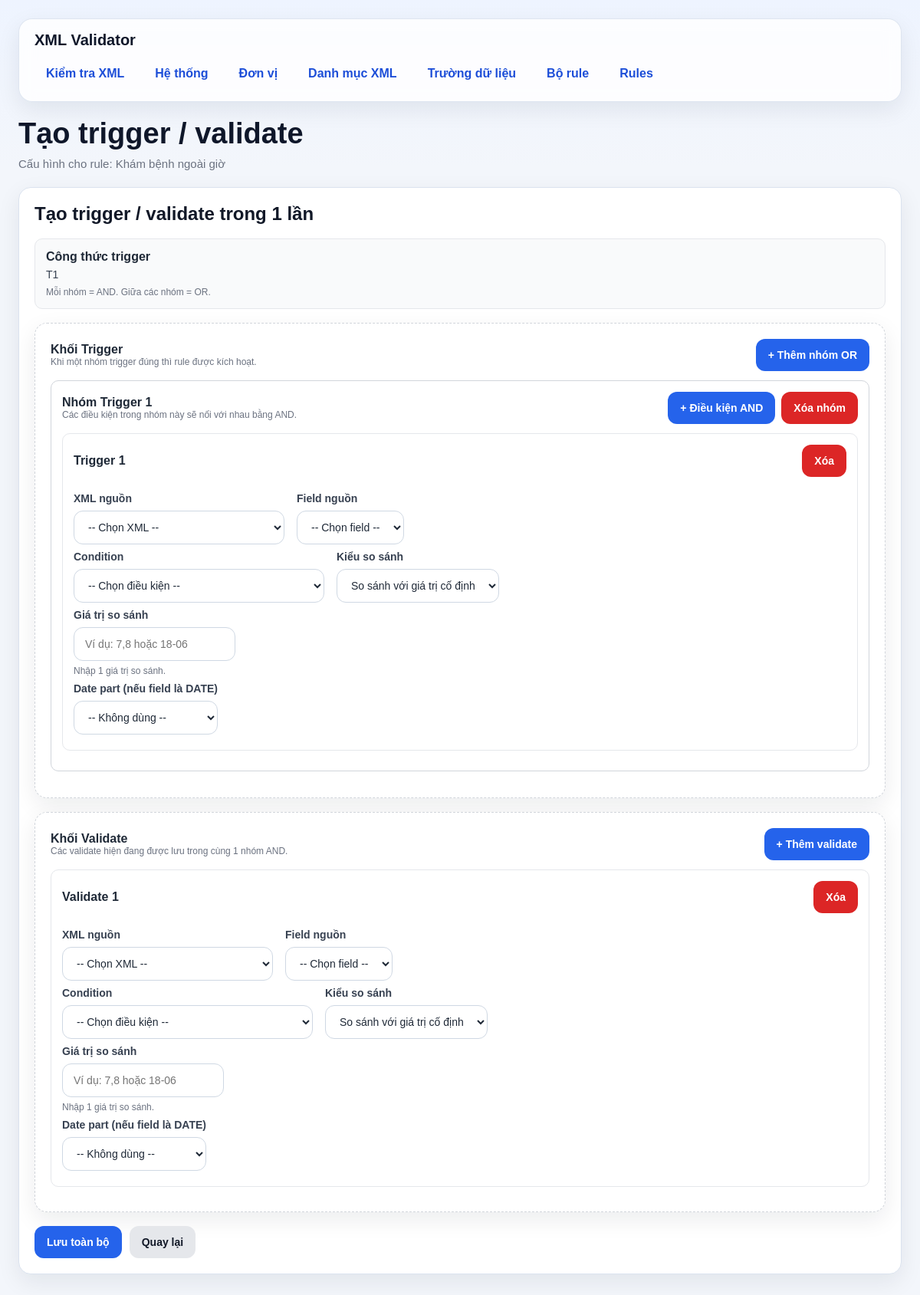
/rules/1/details/create, run on an earlier commit of the app's database.
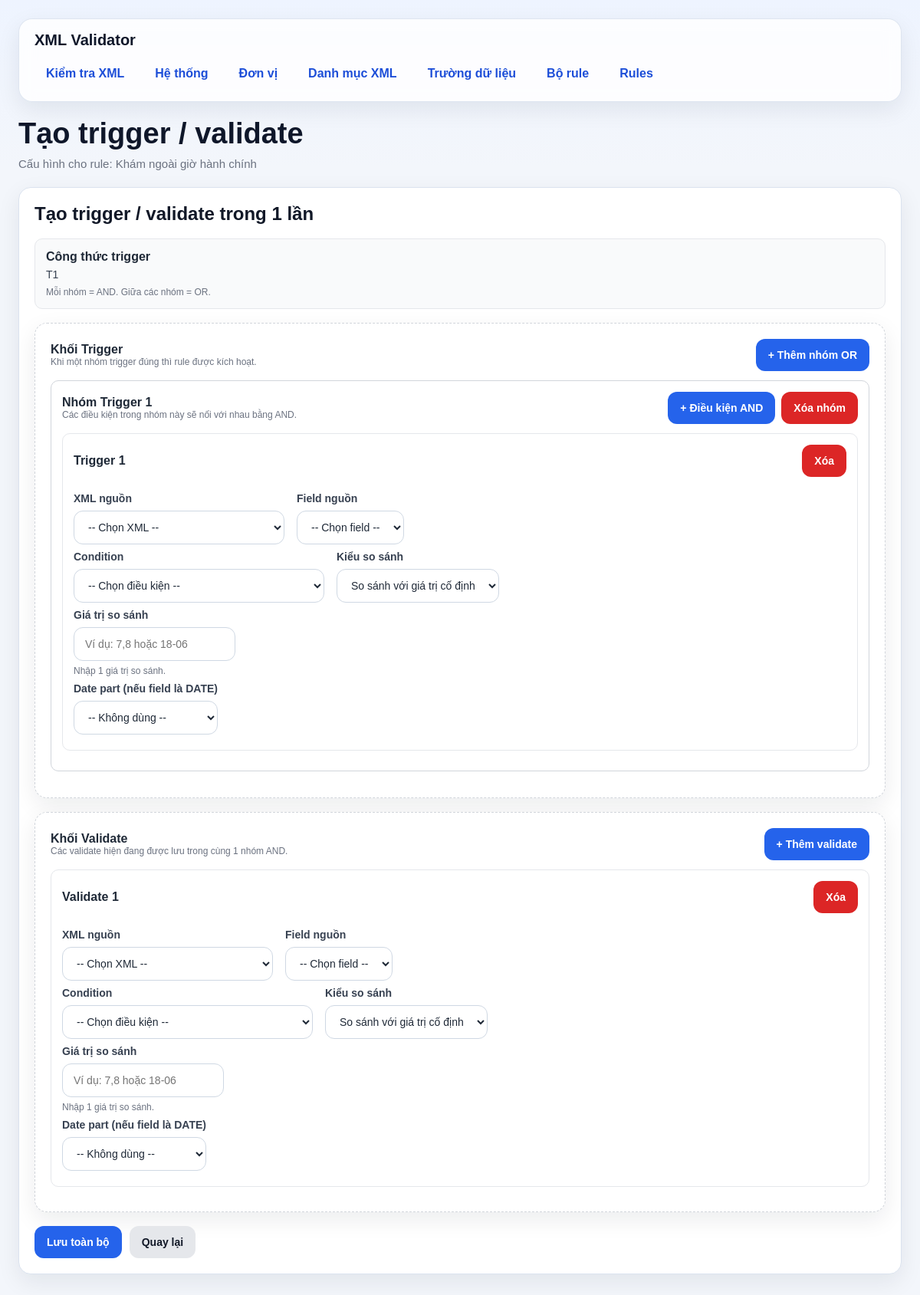
And on a later commit of the database.
### models/rule_model.py (models this page shows, shortened)
class Rule(db.Model):
    __tablename__ = "rule"
    id = db.Column(db.Integer, primary_key=True)
    bo_rule_id = db.Column(db.Integer, db.ForeignKey("bo_rule.id"), nullable=False)
    ten_rule = db.Column(db.String(255), nullable=False)
    thong_bao = db.Column(db.String(500), nullable=False)
    severity = db.Column(db.String(50), nullable=False, default="WARNING")
    is_active = db.Column(db.Boolean, nullable=False, default=True)
    bo_rule = db.relationship("BoRule", backref="rules")

### routes/rule_routes.py (the view, shortened to what this page needs)
@rule_bp.route("/<int:rule_id>/details/create", methods=["GET", "POST"])
def create_rule_detail(rule_id):
    rule = Rule.query.get_or_404(rule_id)
    xmls = DanhMucXml.query.order_by(DanhMucXml.id.asc()).all()
    conditions = DanhMucDieuKien.query.order_by(DanhMucDieuKien.id.asc()).all()
    error = None
    return render_template(
        "rule_detail_form.html",
        rule=rule,
        item=None,
        xmls=xmls,
        fields=[],
        compare_fields=[],
        conditions=conditions,
        selected_xml_id="",
        compare_xml_id="",
        error=error
    )

### templates/rule_detail_form.html (shortened to what the changed rows need)
{% extends "base.html" %}
{% block content %}
<div class="page-header">
    <h1 class="page-title">{% if item %}Sửa rule detail{% else %}Tạo trigger / validate{% endif %}</h1>
    <div class="page-subtitle">Cấu hình cho rule: {{ rule.ten_rule }}</div>
</div>
<div class="card">
    {% if item %}
    <h2 class="card-title">Sửa detail</h2>
    <form method="POST" id="single-detail-form">
        <div class="grid">
            <div class="col-4">
                <label>Role</label>
                <select name="condition_role" required>
                    <option value="TRIGGER" {% if item.condition_role=='TRIGGER' %}selected{% endif %}>TRIGGER</option>
                    <option value="VALIDATE" {% if item.condition_role=='VALIDATE' %}selected{% endif %}>VALIDATE</option>
                </select>
            </div>
            <div class="col-4">
                <label>Nhóm logic</label>
                <input type="text" name="group_no" value="{{ item.group_no if item.group_no else '1' }}" placeholder="1">
            </div>
            <div class="col-4">
                <label>Thứ tự</label>
                <input type="text" name="sort_order" value="{{ item.sort_order if item else '1' }}" placeholder="1">
            </div>
        </div>
        <div class="grid">
            <div class="col-6">
                <label>XML nguồn</label>
                <select name="xml_id" id="xml_id" required>
                    <option value="">-- Chọn XML --</option>
                    {% for x in xmls %}
                    <option value="{{ x.id }}" {% if selected_xml_id and selected_xml_id|int==x.id %}selected{% endif %}>
                        {{ x.ma_xml }} - {{ x.ten_xml }}
                    </option>
                    {% endfor %}
                </select>
            </div>
            <div class="col-6">
                <label>Field nguồn</label>
                <select name="field_id" id="field_id" required>
                    <option value="">-- Chọn field --</option>
                    {% for f in fields %}
                    <option
                        value="{{ f.id }}"
                        data-type="{{ f.data_type or '' }}"
                        {% if item.field_id==f.id %}selected{% endif %}>
                        {{ f.ten_truong }} | {{ f.xml_path }} {% if f.data_type %}({{ f.data_type }}){% endif %}
                    </option>
                    {% endfor %}
                </select>
            </div>
        </div>
        <div class="grid">
            <div class="col-6">
                <label>Condition</label>
                <select name="condition_id" id="condition_id" required>
                    {% for c in conditions %}
                    <option value="{{ c.id }}" {% if item.condition_id==c.id %}selected{% endif %}>
                        {{ c.ma_dieu_kien }} - {{ c.ten_dieu_kien }}
                    </option>
                    {% endfor %}
                </select>
            </div>
            <div class="col-6">
                <label>Kiểu so sánh</label>
                <select name="compare_mode" id="compare_mode">
                    <option value="VALUE" {% if item.compare_mode=='VALUE' %}selected{% endif %}>So sánh với giá trị cố định</option>
                    <option value="FIELD" {% if item.compare_mode=='FIELD' %}selected{% endif %}>So sánh với field khác</option>
                </select>
            </div>
        </div>
        <div class="grid" id="value_compare_group">
            <div class="col-12">
                <label>Giá trị so sánh</label>
                <input
                    type="text"
                    name="gia_tri"
                    id="gia_tri"
                    value="{{ item.gia_tri if item.gia_tri else '' }}"
                    placeholder="Ví dụ: 7,8 hoặc 18-06">
            </div>
        </div>
        <div id="field_compare_group">
            <div class="grid">
                <div class="col-6">
                    <label>XML so sánh</label>
                    <select name="compare_xml_id" id="compare_xml_id">
                        <option value="">-- Chọn XML so sánh --</option>
                        {% for x in xmls %}
                        <option value="{{ x.id }}" {% if compare_xml_id and compare_xml_id|int==x.id %}selected{% endif %}>
                            {{ x.ma_xml }} - {{ x.ten_xml }}
                        </option>
                        {% endfor %}
                    </select>
                </div>
                <div class="col-6">
                    <label>Field so sánh</label>
                    <select name="compare_field_id" id="compare_field_id">
                        <option value="">-- Chọn field so sánh --</option>
                        {% for f in compare_fields %}
                        <option
                            value="{{ f.id }}"
                            {% if item.compare_field_id==f.id %}selected{% endif %}>
                            {{ f.xml.ma_xml }} | {{ f.ten_truong }} | {{ f.xml_path }}
                        </option>
                        {% endfor %}
                    </select>
                </div>
            </div>
        </div>
        <div class="grid">
            <div class="col-12">
                <label>Date part (nếu field là DATE)</label>
                <select name="date_part" id="date_part">
                    <option value="">-- Không dùng --</option>
                    <option value="DAY_OF_WEEK" {% if item.date_part=="DAY_OF_WEEK" %}selected{% endif %}>Thứ trong tuần</option>
                    <option value="DAY" {% if item.date_part=="DAY" %}selected{% endif %}>Ngày</option>
                    <option value="MONTH" {% if item.date_part=="MONTH" %}selected{% endif %}>Tháng</option>
                    <option value="YEAR" {% if item.date_part=="YEAR" %}selected{% endif %}>Năm</option>
                    <option value="HOUR" {% if item.date_part=="HOUR" %}selected{% endif %}>Giờ</option>
                </select>
            </div>
        </div>
        <div class="actions">
            <button type="submit" class="btn btn-primary">Lưu</button>
            <a href="/rules/{{ rule.id }}/details" class="btn btn-secondary">Quay lại</a>
        </div>
    </form>
    <script>
    (function () {
        const compareMode = document.getElementById("compare_mode");
        const valueGroup = document.getElementById("value_compare_group");
        const fieldGroup = document.getElementById("field_compare_group");
        function toggleCompareMode() {
            const mode = compareMode.value;
            if (mode === "FIELD") {
                valueGroup.style.display = "none";
                fieldGroup.style.display = "block";
            } else {
                valueGroup.style.display = "block";
                fieldGroup.style.display = "none";
            }
        }
        compareMode.addEventListener("change", toggleCompareMode);
        toggleCompareMode();
    })();
    </script>
    {% else %}
    <h2 class="card-title">Tạo trigger / validate trong 1 lần</h2>
    {% endif %}
</div>
{% endblock %}

What changed in the data, as far as the page shows it:
changed Rule: ten_rule "Khám bệnh ngoài giờ" → "Khám ngoài giờ hành chính"
